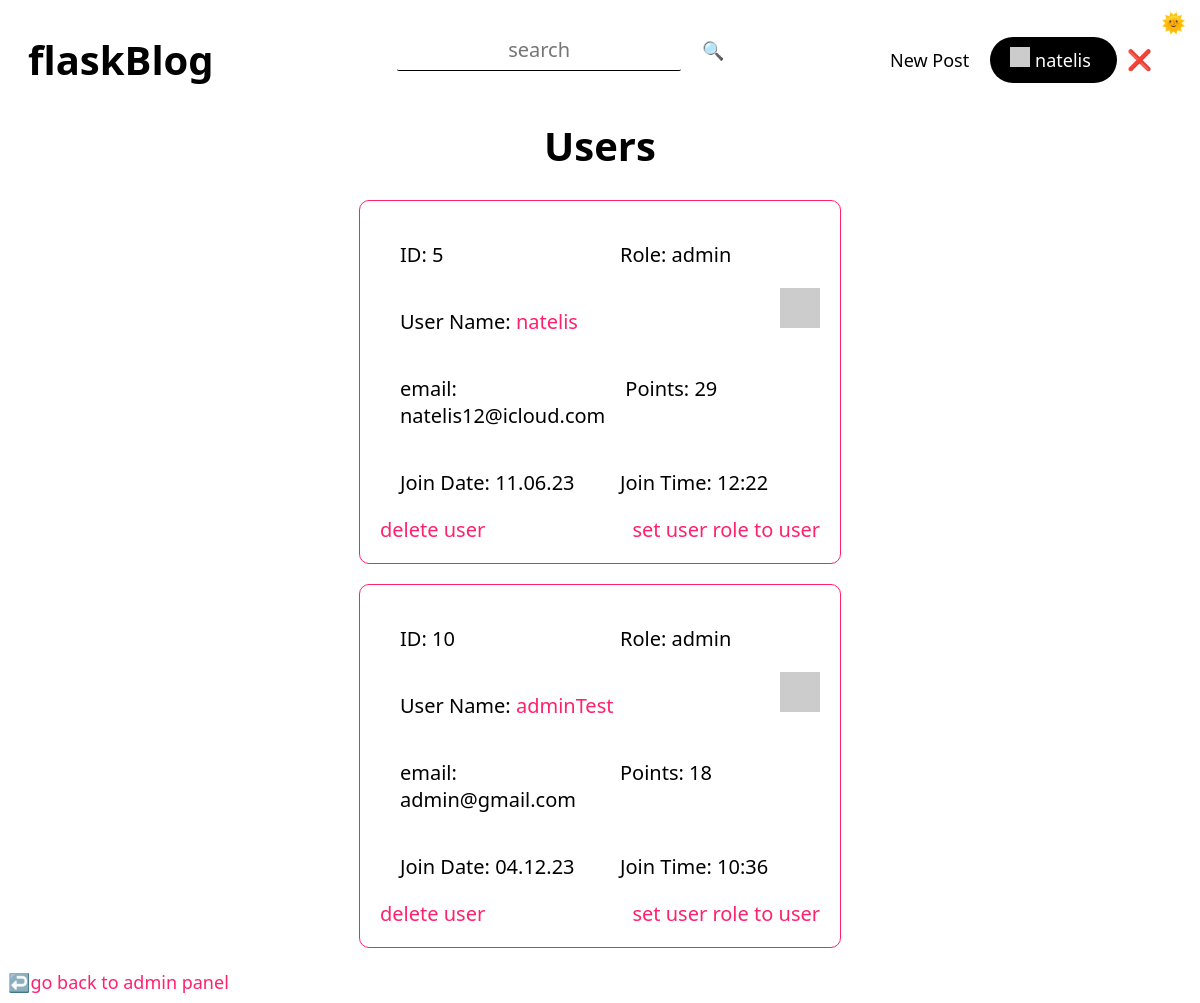
/adminpanel/users (signed in), run on the app's committed database.
### tables this page shows
CREATE TABLE "Users" (
	"userID"	INTEGER NOT NULL UNIQUE,
	"userName"	TEXT UNIQUE,
	"email"	TEXT UNIQUE,
	"password"	TEXT,
	"profilePicture"	TEXT,
	"role"	TEXT,
	"points"	INTEGER,
	"creationDate"	TEXT,
	"creationTime"	TEXT,
	PRIMARY KEY("userID" AUTOINCREMENT)
);

### routes/adminPanelUsers.py (the view)
@adminPanelUsersBlueprint.route("/admin/users")
@adminPanelUsersBlueprint.route("/adminpanel/users")
def adminPanelUsers():
    match "userName" in session:
        case True:
            connection = sqlite3.connect(USERS_DB)
            cursor = connection.cursor()
            cursor.execute(
                f'select role from users where userName = "{session["userName"]}"'
            )
            role = cursor.fetchone()[0]
            match role == "admin":
                case True:
                    connection = sqlite3.connect(USERS_DB)
                    cursor = connection.cursor()
                    cursor.execute("select * from users")
                    users = cursor.fetchall()
                    return render_template(
                        "adminPanelUsers.html",
                        users=users,
                    )
                case False:
                    return redirect("/")
        case False:
            return redirect("/")

### app.py (called while the page is built)
@app.context_processor
def utility_processor():
    getProfilePicture
    return dict(getProfilePicture=getProfilePicture)

### helpers.py (called while the page is built)
def getProfilePicture(userName):
    connection = sqlite3.connect(USERS_DB)
    cursor = connection.cursor()
    cursor.execute(
        f'select profilePicture from users where lower(userName) = "{userName.lower()}"'
    )
    return cursor.fetchone()[0]

### templates/adminPanelUsers.html (shortened to what this page needs)
{% extends 'layout.html'%} {%block head%}
<link
  rel="stylesheet"
  href="{{ url_for('static', filename='css/adminPanel.css') }}"
/>
{% endblock head %} {%block body%}
<div class="usersContainer">
  <h1 class="textCenter">Users</h1>
  {% for user in users %}
  <div class="userContainer">
    <section class="stats">
      <p>ID: {{user[0]}}</p>
      <p>Role: {{user[5]}}</p>
    </section>
    <section class="stats">
      <p>
        User Name:
        <a href="/user/{{user[1].lower()}}" class="textPrimary">{{user[1]}}</a>
      </p>
      <img src="{{user[4]}}" alt="{{user[1]}}" class="picture" />
    </section>
    <section class="stats">
      <p>email: {{user[2]}}</p>
      <p>Points: {{user[6]}}</p>
    </section>
    <section class="stats">
      <p>Join Date: {{user[7]}}</p>
      <p>Join Time: {{user[8]}}</p>
    </section>
    <section class="stats">
      <a
        href="deleteuser/{{user[1].lower()}}/redirect=&admin&users"
        class="textPrimary"
        >delete user</a
      >
      {% if user[5] == "admin" %}
      <a href="/setuserrole/{{user[1].lower()}}/user" class="textPrimary"
        >set user role to user</a
      >
      {% else %}
      <a href="/setuserrole/{{user[1].lower()}}/admin" class="textPrimary"
        >set user role to admin</a
      >
      {% endif %}
    </section>
  </div>
  {% endfor %}
</div>
<a href="/admin" class="btn btnLink textPrimary">↩️go back to admin panel</a>
{% endblock body %}

### templates/navbar.html (shortened to what this page needs)
<link
  rel="stylesheet"
  href="{{ url_for('static', filename='css/navbar.css') }}"
/>
<div class="navbar">
  <a href="/"><h1 class="btn btnLink btnHome">flaskBlog</h1></a>
  <div class="searchBar">
    <input
      type="text"
      id="searchInput"
      class="input"
      autocomplete="off"
      placeholder="search"
    /><button onclick="search()" class="btn">🔍</button>
  </div>
  <div class="btns">
    {% if session["userName"] %}
    <a href="/createpost">
      <button class="btn btnLink">New Post</button>
    </a>
    <a href="/user/{{session['userName'].lower()}}">
      <div class="btn btnPrimary user">
        <img
          class="profilePicture"
          src="{{ getProfilePicture(session['userName']) }}"
        />
        <button class="btn profileText">{{session["userName"]}}</button>
      </div>
    </a>
    <a href="/logout" title="logout">❌</a>
    {% elif hideLogin %}
    <a href="/signup"><button class="btn btnLink">Sign Up</button></a>
    {% elif hideSignUp %}
    <a href="/login/redirect=&"><button class="btn btnLink">Login</button></a>
    {%else%}
    <a href="/login/redirect=&"><button class="btn btnLink">Login</button></a>
    <a href="/signup"><button class="btn btnPrimary">Sign Up</button></a>
    {% endif %}
  </div>
</div>

### static/css/general.css (style rules this page uses)
:root { --themePrimary: #000; --themeSecondary: #fff; --themeHelper: #303030; --primaryColor: #ff206e; --primaryHelper: #FF4F8C; }
* { font-family: system-ui, "Segoe UI", Roboto, Helvetica, Arial, sans-serif, "Apple Color Emoji", "Segoe UI Emoji", "Segoe UI Symbol"; color: var(--themePrimary); }
html { font-size: 125% !important; }
body { background-color: var(--themeSecondary); }
a { text-decoration: none; user-select: none; }
button { background-color: transparent; border: 0; }
.input { margin-bottom: 1rem; border: 0px; height: 2rem; width: 14rem; text-align: center; display: block; color: var(--themePrimary); background-color: transparent; font-size: 1rem; border-bottom: 1px solid var(--themePrimary); transition: 0.4s; border-radius: 0.1rem; }
.btn { height: fit-content; width: fit-content; border-radius: 2rem; border: 0px; transition: 0.25s; font-weight: 500; cursor: pointer; font-size: 0.9rem; text-align: center; margin: 0rem 0.25rem; }
.btnPrimary { padding: 0.5rem 1rem 0.5rem 1rem; color: var(--themeSecondary); background-color: var(--themePrimary); }
.btnLink { background-color: transparent; }
.textPrimary { color: var(--primaryColor); transition: 0.25s; }
.textCenter { text-align: center; }

### static/css/adminPanel.css (style rules this page uses)
.userContainer { display: block; text-align: center; border: 1px solid var(--primaryColor); border-radius: 0.5rem; width: fit-content; padding: 1rem; margin: 1rem auto 1rem auto; }
.userContainer .picture { width: 2rem; height: 2rem; }
.stats { display: flex; width: 22rem; justify-content: space-between; }
.stats p, .stats a { text-align: left; margin-left: 1rem; }
a { margin-left: 0rem !important; }
section p { width: 50rem !important; }

### static/css/navbar.css (style rules this page uses)
.navbar { align-items: center; display: flex; width: 100%; justify-content: space-between; padding-top: 1rem; user-select: none; }
.btns { margin-right: 12rem; order: 5; }
.btnHome { margin-left: 12rem; order: 1; font-size: 2rem; font-weight: 550; }
.profilePicture { height: 1rem; width: 1rem; display: inline-block; }
.user { text-align: center; display: inline-block; height: fit-content; }
.profileText { margin: 0; padding-left: 0; color: var(--themeSecondary); }
#searchInput { display: inline-block; margin-right: 0.5rem; }
@media (min-width:968px) and (max-width:1280px) { .btnHome, .btns { margin-right: 2rem; } }
@media (min-width:968px) and (max-width:1280px) { .btnHome { margin-left: 1rem; } }

### data on the page
Users: userName "natelis", userID "5", role "admin", email "natelis12@icloud.com", points "29", creationDate "11.06.23", creationTime "12:22"
Users: userID "10", role "admin", userName "adminTest", email "admin@gmail.com", points "18", creationDate "04.12.23", creationTime "10:36"
